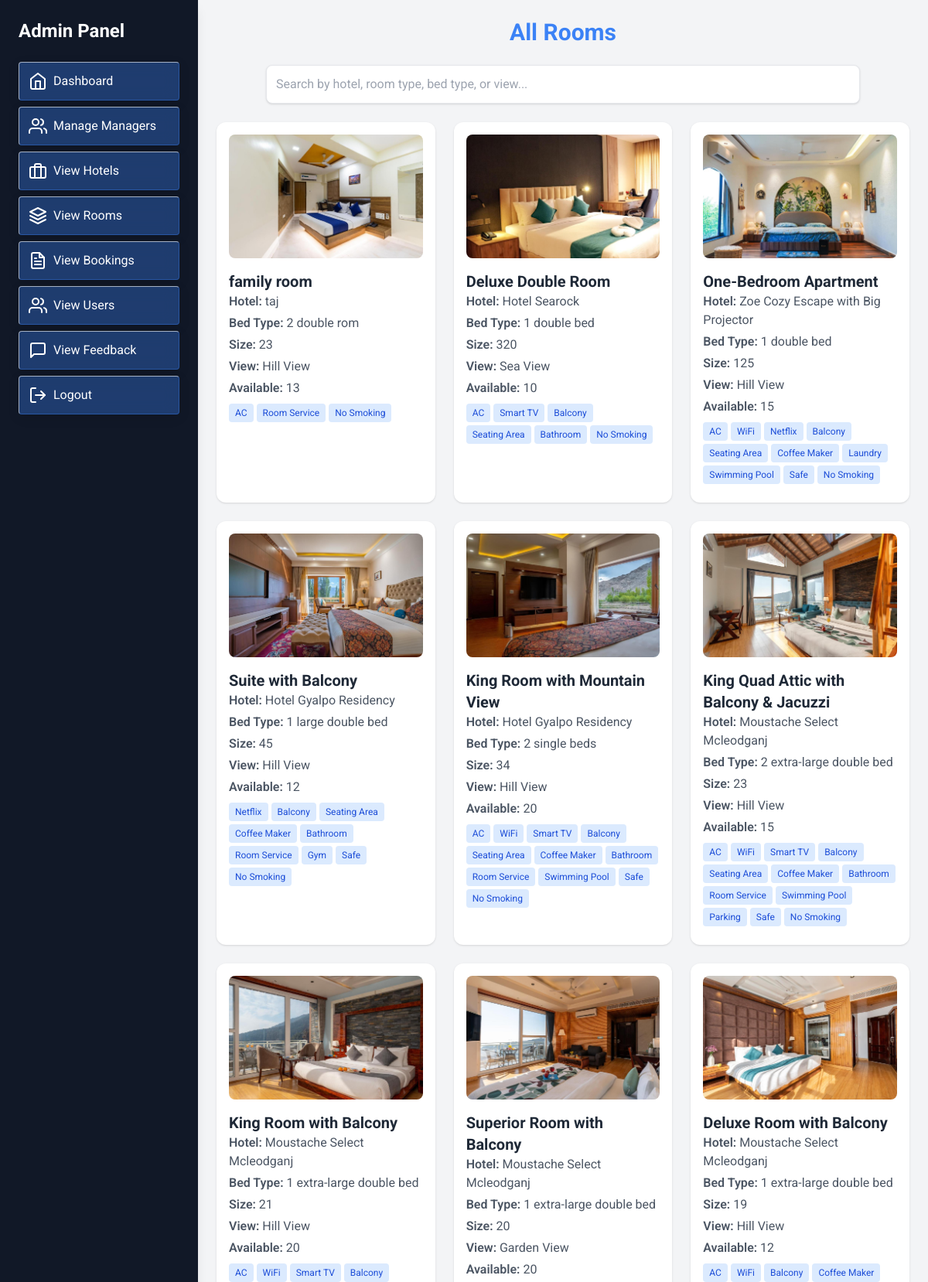
Page /admin/view_rooms.php (signed in, upper part) on the committed database.
### tables this page shows
CREATE TABLE `room` (
  `id` int(11) NOT NULL,
  `hotel_id` int(11) DEFAULT NULL,
  `room_type` varchar(100) DEFAULT NULL,
  `bed_type` varchar(100) DEFAULT NULL,
  `price` int(11) DEFAULT NULL,
  `breakfast_price` int(11) DEFAULT NULL,
  `room_size` varchar(20) DEFAULT NULL,
  `view_type` varchar(50) DEFAULT NULL,
  `available_rooms` int(11) DEFAULT NULL,
  `image` varchar(255) DEFAULT NULL,
  `facilities` text DEFAULT NULL,
  `description` text DEFAULT NULL
);

CREATE TABLE `hotel` (
  `id` int(11) NOT NULL,
  `manager_id` int(11) DEFAULT NULL,
  `hotel_name` varchar(200) DEFAULT NULL,
  `image` varchar(255) DEFAULT NULL,
  `hotel_address` text DEFAULT NULL,
  `state_id` int(11) DEFAULT NULL,
  `city_id` int(11) DEFAULT NULL,
  `pincode` varchar(10) DEFAULT NULL,
  `rating` decimal(2,1) DEFAULT NULL,
  `status` enum('approved','pending','rejected') DEFAULT 'approved',
  `created_at` timestamp NOT NULL DEFAULT current_timestamp()
);

### admin/view_rooms.php (the view, shortened to what this page needs)
<?php
include("../config.php");
$rooms = mysqli_query($conn, "
 SELECT r.*, h.hotel_name
 FROM room r
 LEFT JOIN hotel h ON r.hotel_id = h.id
 ORDER BY r.id DESC
");
?>
<!DOCTYPE html>
<html lang="en">
<head>
<script src="https://cdn.tailwindcss.com"></script>
 <link rel="stylesheet" href="/Hotel-sphere/style.css">
</head>
<body class="bg-gray-100 flex min-h-screen">
<aside class="w-64 bg-gray-900 text-white flex-shrink-0 flex flex-col fixed top-0 left-0 h-full shadow-lg z-10">
 <div class="p-6">
 <h2 class="text-2xl font-bold mb-6">Admin Panel</h2>
 <nav class="flex flex-col gap-2">
  <a href="dashboard.php" class="flex items-center gap-2 p-3 rounded hover:bg-gray-800"><span data-feather="home"></span> Dashboard</a>
  <a href="manage_managers.php" class="flex items-center gap-2 p-3 rounded hover:bg-gray-800"><span data-feather="users"></span> Manage Managers</a>
  <a href="view_hotels.php" class="flex items-center gap-2 p-3 rounded hover:bg-gray-800"><span data-feather="briefcase"></span> View Hotels</a>
  <a href="view_rooms.php" class="flex items-center gap-2 p-3 rounded bg-blue-600"><span data-feather="layers"></span> View Rooms</a>
  <a href="view_bookings.php" class="flex items-center gap-2 p-3 rounded hover:bg-gray-800"><span data-feather="file-text"></span> View Bookings</a>
  <a href="view_users.php" class="flex items-center gap-2 p-3 rounded hover:bg-gray-800"><span data-feather="users"></span> View Users</a>
  <a href="view_feedback.php" class="flex items-center gap-2 p-3 rounded hover:bg-gray-800"><span data-feather="message-square"></span> View Feedback</a>
  <a href="../index.php" class="flex items-center gap-2 p-3 rounded hover:bg-red-700"><span data-feather="log-out"></span> Logout</a>
 </nav>
 </div>
</aside>
<main class="flex-1 p-6 ml-64">
 <h1 class="text-3xl font-bold mb-6 text-primary text-center">All Rooms</h1>
 <div class="max-w-3xl mx-auto mb-6">
 <input type="text" id="searchInput" placeholder="Search by hotel, room type, bed type, or view..."
  class="w-full border rounded-lg p-3 shadow focus:outline-none focus:ring-2 border-focus"
  onkeyup="filterRooms()">
 </div>
 <?php if($rooms && mysqli_num_rows($rooms) > 0): ?>
 <div id="roomsContainer" class="grid grid-cols-1 sm:grid-cols-2 lg:grid-cols-3 gap-6">
 <?php while($r=mysqli_fetch_assoc($rooms)): ?>
  <div class="room-card bg-white rounded-xl shadow p-4 card-hover flex flex-col">
  <div class="h-40 w-full mb-4 overflow-hidden rounded-lg">
   <?php if($r['image']): ?>
   <img src="../uploads/<?= htmlspecialchars($r['image']) ?>" class="w-full h-full object-cover">
   <?php else: ?>
   <div class="w-full h-full bg-gray-200 flex items-center justify-center text-gray-500">No Image</div>
   <?php endif; ?>
  </div>
  <h2 class="text-xl font-bold text-gray-800"><?= htmlspecialchars($r['room_type']) ?></h2>
  <p class="text-gray-600 mb-1"><span class="font-semibold">Hotel:</span> <?= htmlspecialchars($r['hotel_name']) ?></p>
  <p class="text-gray-600 mb-1"><span class="font-semibold">Bed Type:</span> <?= htmlspecialchars($r['bed_type']) ?></p>
  <p class="text-gray-600 mb-1"><span class="font-semibold">Size:</span> <?= htmlspecialchars($r['room_size']) ?></p>
  <p class="text-gray-600 mb-1"><span class="font-semibold">View:</span> <?= htmlspecialchars($r['view_type']) ?></p>
  <p class="text-gray-600 mb-2"><span class="font-semibold">Available:</span> <?= htmlspecialchars($r['available_rooms']) ?></p>
  <div class="flex flex-wrap gap-1 mb-2">
   <?php
   $facilities = explode(",", $r['facilities'] ?? '');
   foreach($facilities as $f){
   echo "<span class='inline-block bg-blue-100 text-blue-700 px-2 py-1 text-xs rounded'>".htmlspecialchars($f)."</span>";
   }
   ?>
  </div>
  </div>
 <?php endwhile; ?>
 </div>
 <?php else: ?>
 <p class="text-center text-gray-500 text-lg mt-10">No rooms found.</p>
 <?php endif; ?>
</main>
</body>
</html>

### style.css (style rules this page uses)
:root { --primary-color: #3b82f6; --primary-hover: #2563eb; --secondary-color: #3b82f6; --bg-color: #f3f4f6; --text-color: #1f2937; --text-muted: #4b5563; --success-color: #3b82f6; --error-color: #dc2626; --body-bg-image: radial-gradient(circle at 10% 80%, transparent 15%, rgba(59, 130, 246, 0.25) 20%, rgba(59, 130, 246, 0.1) 25%, transparent 35%), radial-gradient(circle at 85% 20%, transparent 20%, rgba(59, 130, 246, 0.2) 25%, rgba(59, 130, 246, 0.08) 30%, transparent 45%), radial-gradient(ellipse at 50% 50%, transparent 30%, rgba(59, 130, 246, 0.1) 35%, transparent 45%); --glass-bg: rgba(255, 255, 255, 0.45); --glass-border: rgba(255, 255, 255, 0.5); --glass-border-light: rgba(255, 255, 255, 0.9); --glass-shadow: rgba(0, 0, 0, 0.05); --glass-text: #1f2937; --btn-glass-bg: rgba(59, 130, 246, 0.35); --btn-glass-border: rgba(59, 130, 246, 0.4); --btn-glass-border-light: rgba(255, 255, 255, 0.6); --btn-glass-text: #ffffff; --input-bg: rgba(255, 255, 255, 0.9); --input-border: rgba(0, 0, 0, 0.1); }
body, html { font-family: 'Roboto', sans-serif; background-color: var(--bg-color) !important; color: var(--text-color) !important; margin: 0; min-height: 100vh; transition: background-color 0.3s ease, color 0.3s ease; border-radius: 0 !important; box-shadow: none !important; border: none !important; backdrop-filter: none !important; -webkit-backdrop-filter: none !important; }
body:not(.bg-gray-100), html:not(.bg-gray-100) { background-image: var(--body-bg-image) !important; background-attachment: fixed !important; background-repeat: no-repeat !important; background-size: cover !important; }
body nav.bg-white, body header.bg-white, body footer.bg-gray-900, nav, header, footer { border-radius: 0 !important; border-left: none !important; border-right: none !important; border-top: none !important; }
.text-primary, .text-indigo-600 { color: var(--primary-color) !important; }
.btn-glass, button:not(.custom-toggle), input[type="submit"], input[type="button"], a[class*="bg-primary"], a[class*="bg-blue-"], a[class*="bg-green-"], a[class*="bg-gray-"], a[class*="bg-purple-"], a[class*="bg-red-"] { background: var(--btn-glass-bg) !important; backdrop-filter: blur(10px) !important; -webkit-backdrop-filter: blur(10px) !important; border: 1px solid var(--btn-glass-border) !important; border-top: 1px solid var(--btn-glass-border-light) !important; border-left: 1px solid var(--btn-glass-border-light) !important; color: var(--btn-glass-text) !important; box-shadow: 0 4px 15px rgba(0, 0, 0, 0.1) !important; transition: all 0.3s ease !important; position: relative; overflow: hidden; z-index: 1; }
.btn-glass::after, button:not(.custom-toggle):after, input[type="submit"]:after, input[type="button"]:after, a[class*="bg-primary"]::after, a[class*="bg-blue-"]::after, a[class*="bg-green-"]::after, a[class*="bg-gray-"]::after, a[class*="bg-purple-"]::after, a[class*="bg-red-"]::after { content: ''; position: absolute; top: 0; left: -100%; width: 50%; height: 100%; background: linear-gradient(to right, rgba(255,255,255,0) 0%, rgba(255,255,255,0.3) 50%, rgba(255,255,255,0) 100%); transform: skewX(-25deg); transition: all 0.7s ease; z-index: -1; }

### admin/view_rooms.php (style rules this page uses)
body { font-family: 'Segoe UI', sans-serif; }

### rows in the picture
room: image (picture), room_type "family room", hotel.hotel_name "taj", bed_type "2 double rom", room_size "23", view_type "Hill View", available_rooms "13", facilities "AC", facilities "Room Service", facilities "No Smoking"
room: image (picture), room_type "Deluxe Double Room", hotel.hotel_name "Hotel Searock", bed_type "1 double bed", room_size "320", view_type "Sea View", available_rooms "10", facilities "AC", facilities "Smart TV", facilities "Balcony", facilities "Seating Area", facilities "Bathroom", facilities "No Smoking"
room: image (picture), room_type "One-Bedroom Apartment", hotel.hotel_name "Zoe Cozy Escape with Big Projector", bed_type "1 double bed", room_size "125", view_type "Hill View", available_rooms "15", facilities "AC", facilities "WiFi", facilities "Netflix", facilities "Balcony", facilities "Seating Area", facilities "Coffee Maker", facilities "Laundry", facilities "Swimming Pool", facilities "Safe", facilities "No Smoking"
room: image (picture), room_type "Suite with Balcony", hotel.hotel_name "Hotel Gyalpo Residency", bed_type "1 large double bed", room_size "45", view_type "Hill View", available_rooms "12", facilities "Netflix", facilities "Balcony", facilities "Seating Area", facilities "Coffee Maker", facilities "Bathroom", facilities "Room Service", facilities "Gym", facilities "Safe", facilities "No Smoking"
room: image (picture), room_type "King Room with Mountain View", hotel.hotel_name "Hotel Gyalpo Residency", bed_type "2 single beds", room_size "34", view_type "Hill View", available_rooms "20", facilities "AC", facilities "WiFi", facilities "Smart TV", facilities "Balcony", facilities "Seating Area", facilities "Coffee Maker", facilities "Bathroom", facilities "Room Service", facilities "Swimming Pool", facilities "Safe", facilities "No Smoking"
room: image (picture), room_type "King Quad Attic with Balcony & Jacuzzi", hotel.hotel_name "Moustache Select Mcleodganj", bed_type "2 extra-large double bed", room_size "23", view_type "Hill View", available_rooms "15", facilities "AC", facilities "WiFi", facilities "Smart TV", facilities "Balcony", facilities "Seating Area", facilities "Coffee Maker", facilities "Bathroom", facilities "Room Service", facilities "Swimming Pool", facilities "Parking", facilities "Safe", facilities "No Smoking"
room: image (picture), room_type "King Room with Balcony", hotel.hotel_name "Moustache Select Mcleodganj", bed_type "1 extra-large double bed", room_size "21", view_type "Hill View", available_rooms "20", facilities "AC", facilities "WiFi", facilities "Smart TV", facilities "Balcony"
room: image (picture), room_type "Superior Room with Balcony", hotel.hotel_name "Moustache Select Mcleodganj", bed_type "1 extra-large double bed", room_size "20", view_type "Garden View", available_rooms "20"
room: image (picture), room_type "Deluxe Room with Balcony", hotel.hotel_name "Moustache Select Mcleodganj", bed_type "1 extra-large double bed", room_size "19", view_type "Hill View", available_rooms "12", facilities "AC", facilities "WiFi", facilities "Balcony", facilities "Coffee Maker"
